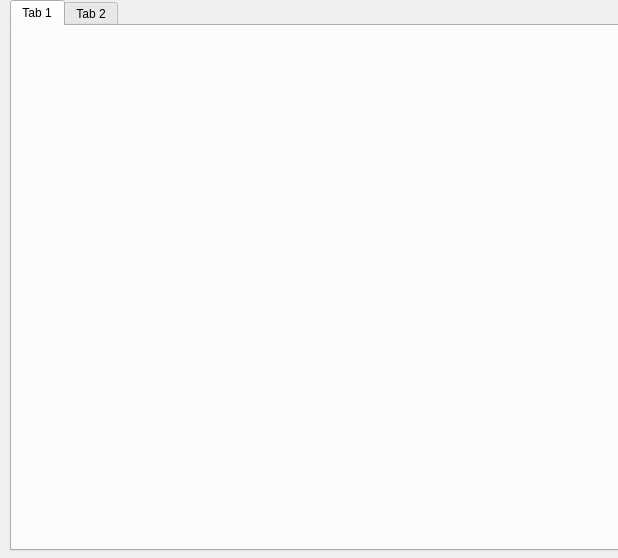
<?xml version="1.0" encoding="UTF-8"?>
<ui version="4.0">
 <class>Dialog</class>
 <widget class="QDialog" name="Dialog">
  <property name="geometry">
   <rect>
    <x>0</x>
    <y>0</y>
    <width>618</width>
    <height>558</height>
   </rect>
  </property>
  <property name="windowTitle">
   <string>Dialog</string>
  </property>
  <widget class="QTabWidget" name="tabWidget">
   <property name="geometry">
    <rect>
     <x>10</x>
     <y>0</y>
     <width>611</width>
     <height>551</height>
    </rect>
   </property>
   <property name="currentIndex">
    <number>0</number>
   </property>
   <widget class="QWidget" name="tab">
    <attribute name="title">
     <string>Tab 1</string>
    </attribute>
   </widget>
   <widget class="QWidget" name="tab_2">
    <attribute name="title">
     <string>Tab 2</string>
    </attribute>
   </widget>
  </widget>
 </widget>
 <resources/>
 <connections/>
</ui>
